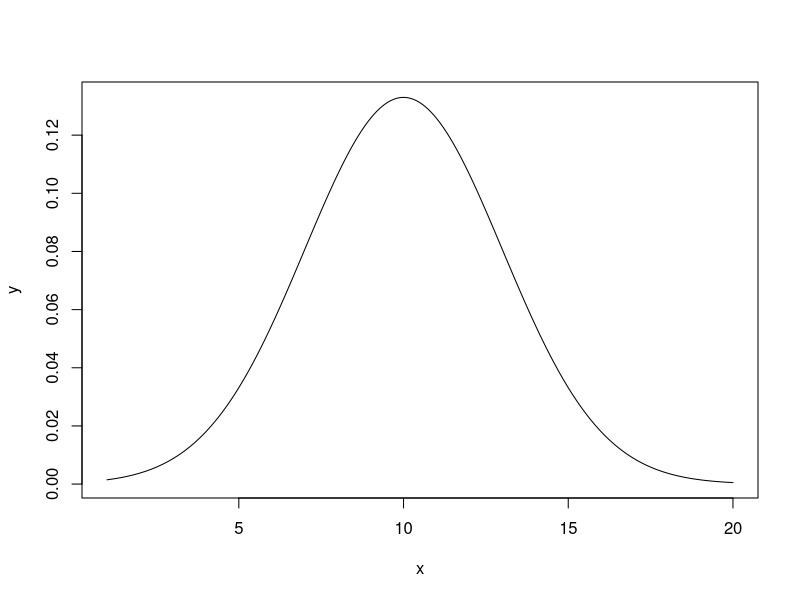
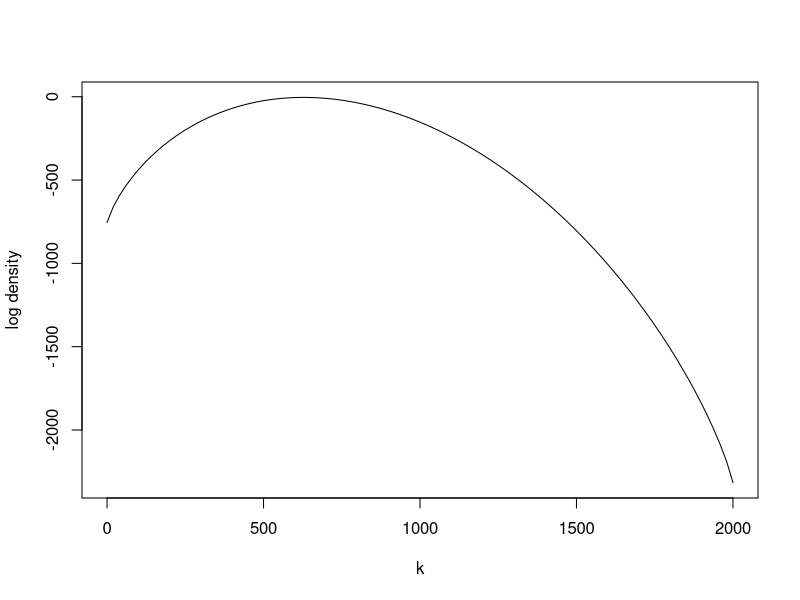

Source code (R) for these figures, in order:
## ---- chunk 1

 knitr::opts_chunk$set(echo = TRUE, 
                       eval = TRUE,    
                       message = FALSE, 
                       warning = FALSE, 
                       tidy.opts = list(width.cutoff = 60),
                       tidy = TRUE)

# default for instructor is echo = T; eval = T

# you only want to see the results for certain chunks (e.g., plots)
 
## ---- chunk 2

# load packages

library(readr)   # load 'readr' package
library(tidyr)   # load 'tidyr' package
library(dplyr)   # load 'dplyr' package
library(ggplot2) # load 'ggplot2' package

# Select all of the above text and run using`Ctrl + Enter`

## ---- chunk 3

x <- seq(1, 20, length = 1000)
y <- dnorm(x, mean = 10, sd = 3)

plot(x, y, type = "l", lwd = 1)

## ---- chunk 4

n <- 2000
k <- seq(0, n, by = 20)

plot (k, dbinom(k, n, pi/10, log = TRUE), type = "l", ylab = "log density")

